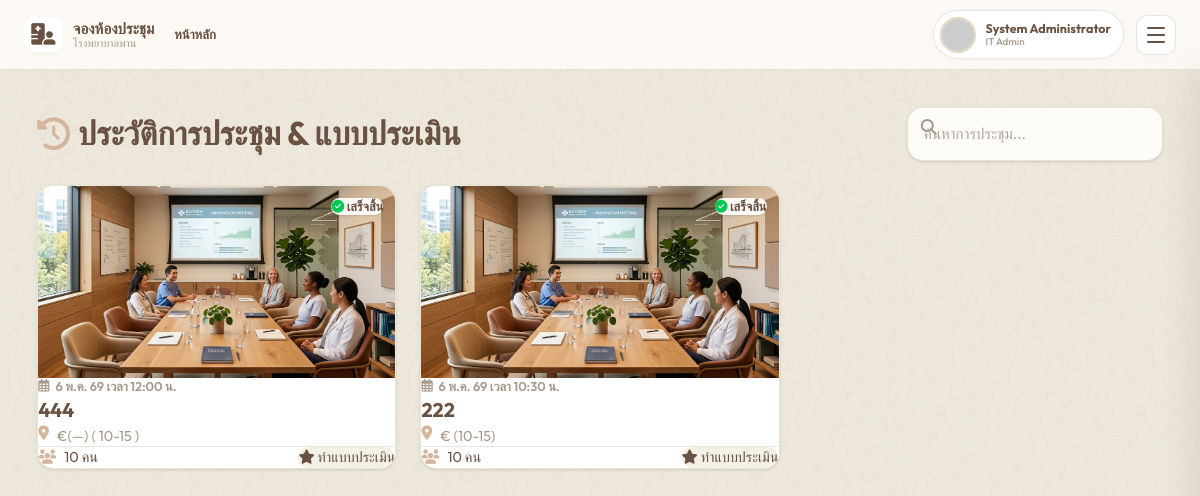
The page /dashboard.php?view=history (signed in) on the database as committed earlier.
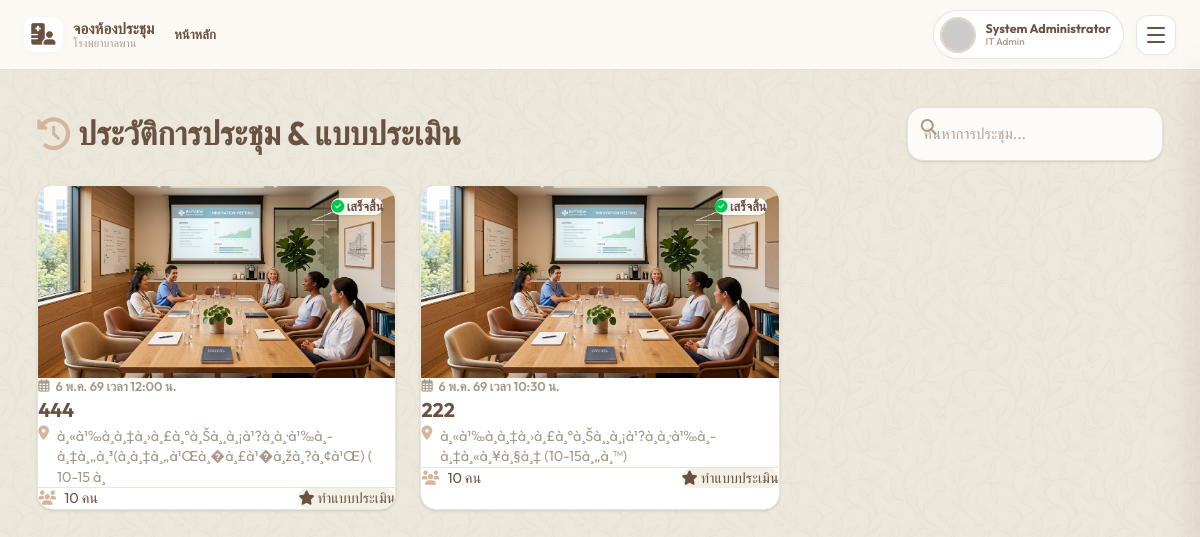
The same page on the database as committed later.
### tables this page shows
CREATE TABLE `bookings` (
  `id` int(10) unsigned NOT NULL AUTO_INCREMENT,
  `room_id` int(10) unsigned DEFAULT NULL,
  `user_id` int(10) unsigned NOT NULL,
  `title` varchar(255) NOT NULL,
  `description` text DEFAULT NULL,
  `start_time` datetime NOT NULL,
  `end_time` datetime NOT NULL,
  `participants_count` int(10) unsigned DEFAULT 0,
  `phone` varchar(20) DEFAULT NULL,
  `attachment_path` varchar(255) DEFAULT NULL,
  `department_name` varchar(100) DEFAULT NULL,
  `is_external` tinyint(1) DEFAULT 0,
  `external_org` varchar(255) DEFAULT NULL,
  `status` enum('pending','approved','rejected','cancelled','completed') DEFAULT 'pending',
  `created_at` timestamp NOT NULL DEFAULT current_timestamp(),
  `deleted_at` datetime DEFAULT NULL,
  PRIMARY KEY (`id`),
  KEY `room_id` (`room_id`),
  KEY `user_id` (`user_id`),
  KEY `idx_start_end` (`start_time`,`end_time`),
  KEY `idx_status` (`status`),
  KEY `idx_is_external` (`is_external`),
  CONSTRAINT `bookings_ibfk_1` FOREIGN KEY (`room_id`) REFERENCES `rooms` (`id`) ON DELETE SET NULL,
  CONSTRAINT `bookings_ibfk_2` FOREIGN KEY (`user_id`) REFERENCES `users` (`id`) ON DELETE CASCADE
);

CREATE TABLE `rooms` (
  `id` int(10) unsigned NOT NULL AUTO_INCREMENT,
  `name` varchar(100) NOT NULL,
  `capacity` int(10) unsigned NOT NULL,
  `location` varchar(255) DEFAULT NULL,
  `description` text DEFAULT NULL,
  `image_url` varchar(255) DEFAULT NULL,
  `images` text DEFAULT NULL,
  `status` enum('available','maintenance') DEFAULT 'available',
  `created_at` timestamp NOT NULL DEFAULT current_timestamp(),
  PRIMARY KEY (`id`)
);

### api/core/Database.php (called while the page is built, shortened)
<?php
class Database {
    private static $instance = null;
    private $pdo;
    private function __construct() {
        $dsn = "mysql:host=" . DB_HOST . ";dbname=" . DB_NAME . ";charset=utf8mb4";
        $options = [
            PDO::ATTR_ERRMODE            => PDO::ERRMODE_EXCEPTION,
            PDO::ATTR_DEFAULT_FETCH_MODE => PDO::FETCH_ASSOC,
            PDO::ATTR_EMULATE_PREPARES   => false,
        ];
        try {
            $this->pdo = new PDO($dsn, DB_USER, DB_PASS, $options);
        } catch (PDOException $e) {
            header('Content-Type: application/json');
            http_response_code(500);
            echo json_encode(['success' => false, 'message' => 'Database connection failed']);
            exit;
        }
    }
    public static function getInstance(): self {
        if (self::$instance === null) {
            self::$instance = new self();
        }
        return self::$instance;
    }
    public function getConnection(): PDO {
        return $this->pdo;
    }
}

### api/core/BookingRepository.php (called while the page is built, shortened)
<?php
class BookingRepository {
    private $db;
    public function __construct() {
        $this->db = Database::getInstance()->getConnection();
    }
    public function getAll(array $filters = []) {
        $sql = "SELECT b.*, r.name as room_name, r.location, u.first_name, u.last_name, u.emp_code, u.dept_name as user_dept
                FROM bookings b
                LEFT JOIN rooms r ON b.room_id = r.id
                JOIN users u ON b.user_id = u.id
                WHERE 1=1";
        $params = [];
        if (!empty($filters['only_trashed'])) {
            $sql .= " AND b.deleted_at IS NOT NULL";
        } else {
            $sql .= " AND b.deleted_at IS NULL";
        }
        $order = (!empty($filters['upcoming'])) ? "ASC" : "DESC";
        $sql .= " ORDER BY b.start_time $order";
        $stmt = $this->db->prepare($sql);
        $stmt->execute($params);
        return $stmt->fetchAll();
    }
}

### views/history.php (the view, shortened to what the changed rows need)
<?php
$repo = new BookingRepository();
$filters = [];
$bookings = $repo->getAll($filters);
$past_bookings = array_filter($bookings ?: [], function($b) {
    $end_time = $b['end_time'] ?? null;
    return in_array($b['status'] ?? '', ['approved', 'completed']) && $end_time && strtotime($end_time) < time();
});
$user_reviews = [];
$thai_months = [
    '01' => 'ม.ค.', '02' => 'ก.พ.', '03' => 'มี.ค.', '04' => 'เม.ย.',
    '05' => 'พ.ค.', '06' => 'มิ.ย.', '07' => 'ก.ค.', '08' => 'ส.ค.',
    '09' => 'ก.ย.', '10' => 'ต.ค.', '11' => 'พ.ย.', '12' => 'ธ.ค.'
];
function formatThaiDate($datetime, $months) {
    $time = strtotime($datetime);
    $d = date('j', $time);
    $m = $months[date('m', $time)];
    $y = (date('Y', $time) + 543) % 100;
    $t = date('H:i', $time);
    return "$d $m $y เวลา $t น.";
}
?>
<div class="flex flex-col gap-6 w-full animate-fade">
    <div class="flex flex-wrap justify-between items-center gap-4">
        <h2 class="text-2xl font-bold text-[#6A5243] flex items-center gap-2">
            <i class="fas fa-history text-[#D4B59D]"></i> ประวัติการประชุม & แบบประเมิน
        </h2>
    </div>
    <?php if (count($past_bookings) > 0): ?>
        <div class="grid grid-cols-1 md:grid-cols-2 lg:grid-cols-3 gap-6">
            <?php foreach($past_bookings as $booking):
                $room_id = $booking['room_id'] ?? 1;
                $image_file = ($room_id % 2 == 0) ? 'room2.png' : 'room1.png';
                $image_url = 'assets/images/' . $image_file;
            ?>
            <div class="history-card bg-white rounded-2xl overflow-hidden shadow-sm border border-[#EBE6DA] hover:shadow-md transition-shadow flex flex-col group"
                 data-search="<?= htmlspecialchars(strtolower($booking['title'] . ' ' . ($booking['room_name'] ?? 'ภายนอกสถานที่') . ' ' . formatThaiDate($booking['start_time'], $thai_months))) ?>">
                <div class="relative h-48 overflow-hidden bg-[#EBE6DA]">
                    <img src="<?= $image_url ?>" alt="บรรยากาศห้องประชุม" class="w-full h-full object-cover group-hover:scale-105 transition-transform duration-500">
                    <div class="absolute top-3 right-3 bg-white/90 backdrop-blur-sm px-3 py-1 rounded-full text-xs font-bold text-[#6A5243] shadow-sm">
                        <i class="fas fa-check-circle text-green-500 mr-1"></i> เสร็จสิ้น
                    </div>
                </div>
                <div class="p-5 flex flex-col flex-grow">
                    <div class="mb-2 text-xs font-semibold text-[#A79A8B] flex items-center gap-1.5">
                        <i class="far fa-calendar-alt"></i>
                        <?= formatThaiDate($booking['start_time'], $thai_months) ?>
                    </div>
                    <h3 class="text-lg font-bold text-[#6A5243] mb-1 line-clamp-2" title="<?= htmlspecialchars($booking['title']) ?>">
                        <?= htmlspecialchars($booking['title']) ?>
                    </h3>
                    <div class="flex items-start gap-2 mb-4 text-sm text-[#A79A8B]">
                        <i class="fas fa-map-marker-alt mt-1 text-[#D4B59D]"></i>
                        <span><?= $booking['room_name'] ?? 'ภายนอกสถานที่' ?></span>
                    </div>
                    <div class="mt-auto pt-4 border-t border-[#EBE6DA] flex justify-between items-center">
                        <div class="flex items-center gap-2 text-sm text-[#6A5243]">
                            <i class="fas fa-users text-[#D4B59D]"></i> <?= $booking['participants_count'] ?> คน
                        </div>
                        <?php
                        $existingReview = $user_reviews[$booking['id']] ?? null;
                        $reviewJson = json_encode($existingReview);
                        ?>
                        <button class="px-3 py-1.5 rounded-lg <?= $existingReview ? 'bg-[#D4B59D] text-white' : 'bg-[#F3F0E6] text-[#6A5243]' ?> text-sm font-medium hover:bg-[#D4B59D] hover:text-white transition-colors" onclick='reviewMeeting(<?= $booking['id'] ?>, <?= htmlspecialchars($reviewJson, ENT_QUOTES, "UTF-8") ?>)'>
                            <i class="fas fa-star mr-1"></i> <?= $existingReview ? 'ดู/แก้ไขการประเมิน' : 'ทำแบบประเมิน' ?>
                        </button>
                    </div>
                </div>
            </div>
            <?php endforeach; ?>
        </div>
    <?php endif; ?>
</div>

Rows that differ between the two databases and show on the page:
changed bookings "6 พ.ค. 69 เวลา 12:00 น.": room.name "€(—) ( 10-15 )" → "à¸«à¹‰à¸­à¸‡à¸›à¸£à¸°à¸Šà¸¸à¸¡à¹?à¸­à¸·à¹‰à¸­à¸‡à¸„à¸³(à¸­à¸‡à¸„à¹Œà¸�à¸£à¹�à¸žà¸?à¸¢à¹Œ) ( 10-15 à¸"
changed bookings "6 พ.ค. 69 เวลา 10:30 น.": room.name "€ (10-15)" → "à¸«à¹‰à¸­à¸‡à¸›à¸£à¸°à¸Šà¸¸à¸¡à¹?à¸­à¸·à¹‰à¸­à¸‡à¸«à¸¥à¸§à¸‡ (10-15à¸„à¸™)"
